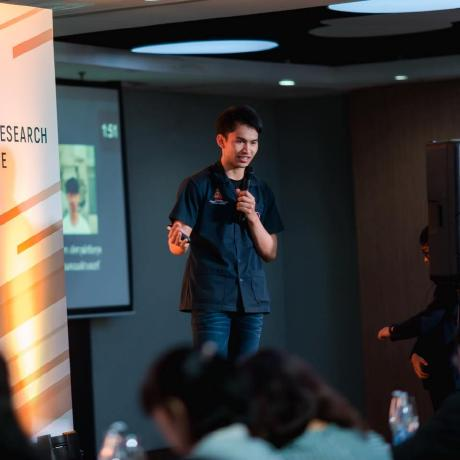
#> input picture img.png, 460 x 460 px, found by its file name
$ python multicampic.py
#> lines starting #> are read from the running program, lines starting #| are printed output that depends on the picture
import cv2
import numpy as np

gst_str_rtp = " appsrc ! videoconvert ! videoscale ! video/x-raw,format=I420,framerate=52/1 !  videoconvert ! \
     x264enc tune=zerolatency bitrate=1200 speed-preset=superfast ! rtph264pay ! udpsink host=103.82.249.178 port=8005"
fourcc = cv2.VideoWriter_fourcc(*'H264')
out = cv2.VideoWriter(gst_str_rtp, fourcc, 52, (1280, 240), True)

img = cv2.imread("//home//jetson//cameraopen//img.png", cv2.IMREAD_COLOR)
#> img is the input picture: shape (460, 460, 3); mean B, G, R 64.4, 64, 62.4
resized_img = cv2.resize(img, (320, 240), interpolation=cv2.INTER_LINEAR)
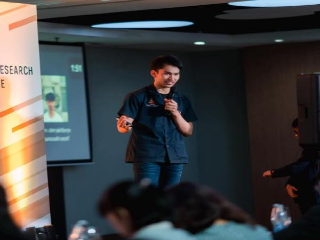
#> resized_img: shape (240, 320, 3); mean B, G, R 64.4, 63.9, 62.4
images = np.hstack((resized_img, resized_img, resized_img, resized_img))
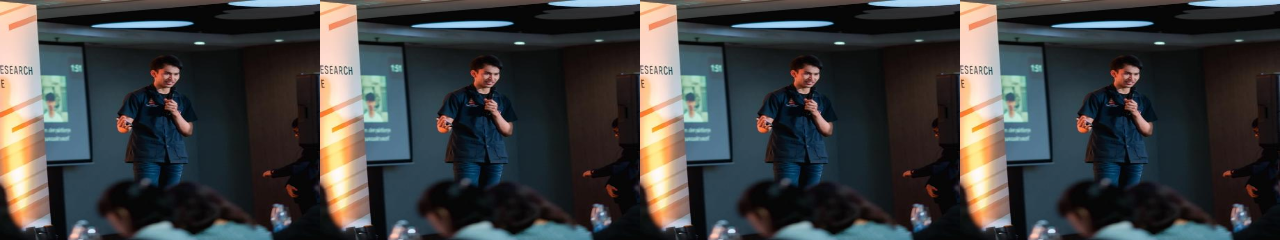
#> images: shape (240, 1280, 3); mean B, G, R 64.4, 63.9, 62.4

while True:
    try:
        # cv2.imshow('img1', images)
        out.write(images)
        # print("Writing")
    except Exception:
        print("Error writing")

    # print('writing frame')
    if cv2.waitKey(1) == ord('q'):
#> (key q is pressed here)
        break


# Release everything if job is finished
#> (the run stopped early here; a loop or call above may not have finished)
